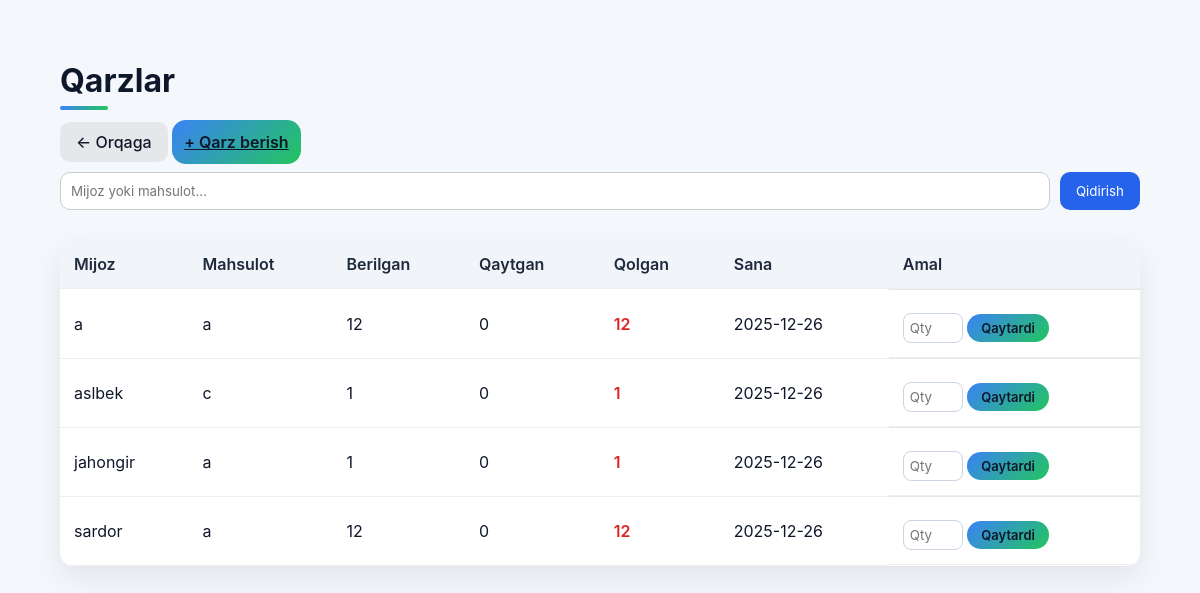
The page /inventory/debts/ (signed in) on the database its author committed.
### inventory/models.py (models this page shows, shortened)
class Debt(models.Model):
    market = models.ForeignKey("Market", on_delete=models.CASCADE)
    product = models.ForeignKey("Product", on_delete=models.CASCADE)
    customer_name = models.CharField(max_length=100)
    quantity = models.PositiveIntegerField()
    returned = models.PositiveIntegerField(default=0)
    created_at = models.DateTimeField(auto_now_add=True)
    @property
    def remaining(self):
        return self.quantity - self.returned

class Product(models.Model):
    market = models.ForeignKey(Market, on_delete=models.CASCADE)
    name = models.CharField(max_length=255)
    image = models.ImageField(upload_to="products/", blank=True, null=True)
    location = models.ForeignKey(Location, on_delete=models.PROTECT)
    purchase_price = models.DecimalField(max_digits=12, decimal_places=2)
    sell_price = models.DecimalField(max_digits=12, decimal_places=2)
    stock = models.PositiveIntegerField(default=0)
    sold = models.PositiveIntegerField(default=0)
    created_at = models.DateTimeField(auto_now_add=True)
    is_active = models.BooleanField(default=True)

### inventory/views.py (the view)
# urls.py: path("debts/", views.debt_list, name="debt_list"),
@market_required
def debt_list(request):
    market_id = request.session["market_id"]
    q = request.GET.get("q", "").strip()
    debts = Debt.objects.select_related("product").filter(market_id=market_id)
    if q:
        debts = debts.filter(
            Q(customer_name__icontains=q) |
            Q(product__name__icontains=q)
        )
    debts = debts.order_by("-created_at")
    return render(request, "inventory/debt_list.html", {
        "debts": debts,
        "q": q,
    })

### templates/inventory/debt_list.html (shortened to what this page needs)
{% load static %}
<!DOCTYPE html>
<html lang="en">
<head>
    <link rel="stylesheet" href="{% static 'debt.css' %}">
</head>
<body>
<div class="page-wrapper">
    <div class="container">
        <div class="page-header">
            <h1 class="page-title">Qarzlar</h1>
            <div class="header-actions">
                <a href="{% url 'inventory_list' %}" class="btn-secondary">← Orqaga</a>
                <a href="{% url 'debt_create' %}" class="btn-primary">+ Qarz berish</a>
            </div>
        </div>
        <form method="get" class="search-box">
            <input type="text" name="q" placeholder="Mijoz yoki mahsulot..." value="{{ q }}">
            <button type="submit">Qidirish</button>
        </form>
        <div class="table-wrapper">
            <table class="debt-table">
                <thead>
                    <tr>
                        <th>Mijoz</th>
                        <th>Mahsulot</th>
                        <th>Berilgan</th>
                        <th>Qaytgan</th>
                        <th>Qolgan</th>
                        <th>Sana</th>
                        <th>Amal</th>
                    </tr>
                </thead>
                <tbody>
                {% for debt in debts %}
                    <tr>
                        <td>{{ debt.customer_name }}</td>
                        <td>{{ debt.product.name }}</td>
                        <td>{{ debt.quantity }}</td>
                        <td>{{ debt.returned }}</td>
                        <td class="{% if debt.remaining == 0 %}done{% else %}danger{% endif %}">
                            {{ debt.remaining }}
                        </td>
                        <td class="muted">
                            {{ debt.created_at|date:"Y-m-d" }}
                        </td>
                        <td class="action-cell">
                            {% if debt.remaining > 0 %}
                            <form method="post" action="{% url 'debt_pay' debt.id %}" class="inline-form">
                                <input type="number"
                                       name="qty"
                                       min="1"
                                       max="{{ debt.remaining }}"
                                       placeholder="Qty"
                                       required>
                                <button class="btn-primary small">Qaytardi</button>
                            </form>
                            {% endif %}
                        </td>
                    </tr>
                {% empty %}
                    <tr>
                        <td colspan="7" class="empty">Hozircha qarz mavjud emas</td>
                    </tr>
                {% endfor %}
                </tbody>
            </table>
        </div>
    </div>
</div>
</body>
</html>

### static/debt.css (style rules this page uses)
* { box-sizing: border-box; font-family: "Inter", system-ui, -apple-system, BlinkMacSystemFont, sans-serif; }
body { margin: 0; background: #f4f7fb; color: #0f172a; }
.page-wrapper { padding: 40px 60px; }
.container { max-width: 1300px; margin: 0 auto; }
.page-title { font-size: 32px; font-weight: 700; margin-bottom: 32px; position: relative; }
.page-title::after { content: ""; width: 48px; height: 4px; background: linear-gradient(90deg, #3b82f6, #22c55e); position: absolute; left: 0; bottom: -10px; border-radius: 10px; }
.btn-primary { margin-top: 10px; padding: 12px; border-radius: 14px; border: none; font-weight: 600; cursor: pointer; background: linear-gradient(135deg, #3b82f6, #22c55e); color: #0f172a; transition: .2s ease; }
.btn-secondary { background: #e5e7eb; padding: 10px 16px; border-radius: 10px; text-decoration: none; color: #111827; font-weight: 500; }
.table-wrapper { margin-top: 30px; background: white; border-radius: 14px; box-shadow: 0 12px 30px rgba(0,0,0,0.08); overflow: hidden; }
.debt-table { width: 100%; border-collapse: collapse; }
.debt-table thead { background: #f1f5f9; }
.debt-table th { padding: 14px; text-align: left; font-weight: 600; color: #1e293b; }
.debt-table td { padding: 14px; border-top: 1px solid #e5e7eb; }
.debt-table .danger { color: #dc2626; font-weight: 600; }
.action-cell { display: flex; gap: 8px; align-items: center; }
.action-cell input { width: 60px; padding: 6px; border-radius: 8px; border: 1px solid #cbd5e1; }
.btn-primary.small { padding: 6px 14px; font-size: 13px; }
.search-box { margin: 20px 0; display: flex; gap: 10px; }
.search-box input { flex: 1; padding: 10px; border-radius: 10px; border: 1px solid #ccc; }
.search-box button { padding: 10px 16px; border-radius: 10px; border: none; background: #2563eb; color: white; }
.debt-table { width: 100%; border-collapse: collapse; background: white; border-radius: 12px; overflow: hidden; }
.debt-table th, .debt-table td { padding: 14px; border-bottom: 1px solid #eee; }
.debt-table th { background: #f1f5f9; text-align: left; }

### rows shown on the page
Debt: customer_name "a", product.name "a", quantity "12", returned "0", remaining "12", created_at "2025-12-26"
Debt: customer_name "aslbek", product.name "c", quantity "1", returned "0", remaining "1", created_at "2025-12-26"
Debt: customer_name "jahongir", product.name "a", quantity "1", returned "0", remaining "1", created_at "2025-12-26"
Debt: customer_name "sardor", product.name "a", quantity "12", returned "0", remaining "12", created_at "2025-12-26"
